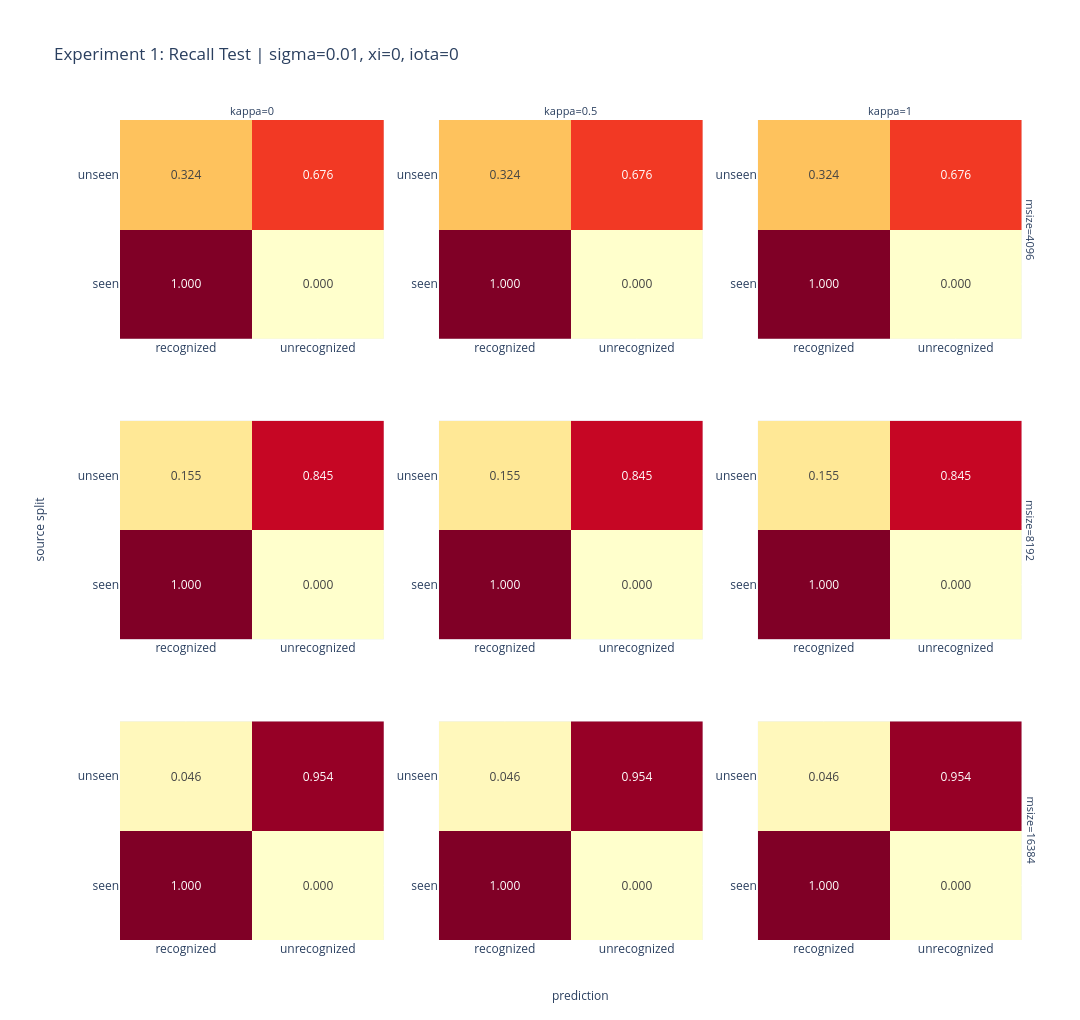

Here is the notebook cell this chart was saved with:
### Code cell
selected_sigma = sigma_values[0]
selected_xi = xi_values[0]
selected_iota = iota_values[0]
value_field = "rate"

subset = matrix_df[
    (matrix_df["sigma"] == selected_sigma)
    & (matrix_df["xi"] == selected_xi)
    & (matrix_df["iota"] == selected_iota)
].copy()

if subset.empty:
    raise ValueError(
        f"No data for sigma={selected_sigma:g}, xi={selected_xi:g}, iota={selected_iota:g}."
    )

subset["source"] = pd.Categorical(subset["source"], categories=source_order, ordered=True)
subset["outcome"] = pd.Categorical(subset["outcome"], categories=outcome_order, ordered=True)
subset = subset.sort_values(["memory_domain", "kappa", "source", "outcome"])

if value_field == "rate":
    zmin, zmax = 0.0, 1.0
    colorscale = "YlOrRd"
    colorbar_title = "rate"

    def formatter(value):
        return f"{value:.3f}"
else:
    zmin, zmax = 0, subset["count"].max()
    colorscale = "Blues"
    colorbar_title = "count"

    def formatter(value):
        return f"{int(value)}"

fig = make_subplots(
    rows=len(memory_domain_values),
    cols=len(kappa_values),
    row_titles=[f"msize={memory_domain}" for memory_domain in memory_domain_values],
    column_titles=[f"kappa={kappa:g}" for kappa in kappa_values],
    horizontal_spacing=0.06,
    vertical_spacing=0.10,
)

for row_number, memory_domain in enumerate(memory_domain_values, start=1):
    for col_number, kappa in enumerate(kappa_values, start=1):
        panel = subset[
            (subset["memory_domain"] == memory_domain)
            & (subset["kappa"] == kappa)
        ]

        if panel.empty:
            fig.add_annotation(
                row=row_number,
                col=col_number,
                text="sin datos",
                showarrow=False,
                font={"size": 11, "color": "gray"},
            )
            continue

        matrix_view = (
            panel.pivot(index="source", columns="outcome", values=value_field)
            .reindex(index=source_order, columns=outcome_order)
        )
        text_values = matrix_view.map(formatter)

        fig.add_trace(
            go.Heatmap(
                z=matrix_view.to_numpy(),
                x=outcome_order,
                y=source_order,
                zmin=zmin,
                zmax=zmax,
                colorscale=colorscale,
                showscale=False,
                text=text_values.to_numpy(),
                texttemplate="%{text}",
                hovertemplate=(
                    "source=%{y}<br>prediction=%{x}<br>"
                    + f"{colorbar_title}=%{{z}}<extra></extra>"
                ),
            ),
            row=row_number,
            col=col_number,
        )

fig.update_xaxes(title_text="")
fig.update_yaxes(title_text="")
fig.update_annotations(font={"size": 11})
fig.update_layout(
    title=(
        "Experiment 1: Recall Test"
        + f" | sigma={selected_sigma:g}, xi={selected_xi:g}, iota={selected_iota:g}"
    ),
    height=340 * len(memory_domain_values),
    width=360 * len(kappa_values),
    margin={"l": 120, "r": 40, "t": 120, "b": 80},
    annotations=[
        *fig.layout.annotations,
        dict(
            text="prediction",
            x=0.5,
            y=-0.08,
            xref="paper",
            yref="paper",
            showarrow=False,
            font={"size": 12},
        ),
        dict(
            text="source split",
            x=-0.10,
            y=0.5,
            xref="paper",
            yref="paper",
            textangle=-90,
            showarrow=False,
            font={"size": 12},
        ),
    ],
)
fig.show()

### Figure 1 — Plotly figure (JSON) as saved in the notebook; plotly's stock layout.template omitted (floating-point values rounded to 4 significant figures)
{"data": [{"colorscale": [[0, "rgb(255,255,204)"], [0.125, "rgb(255,237,160)"], [0.25, "rgb(254,217,118)"], [0.375, "rgb(254,178,76)"], [0.5, "rgb(253,141,60)"], [0.625, "rgb(252,78,42)"], [0.75, "rgb(227,26,28)"], [0.875, "rgb(189,0,38)"], [1, "rgb(128,0,38)"]], "hovertemplate": "source=%{y}<br>prediction=%{x}<br>rate=%{z}<extra></extra>", "showscale": false, "text": [["1.000", "0.000"], ["0.324", "0.676"]], "texttemplate": "%{text}", "type": "heatmap", "x": ["recognized", "unrecognized"], "xaxis": "x", "y": ["seen", "unseen"], "yaxis": "y", "z": [[1.0, 0.0], [0.3238, 0.6762]], "zmax": 1, "zmin": 0}, {"colorscale": [[0, "rgb(255,255,204)"], [0.125, "rgb(255,237,160)"], [0.25, "rgb(254,217,118)"], [0.375, "rgb(254,178,76)"], [0.5, "rgb(253,141,60)"], [0.625, "rgb(252,78,42)"], [0.75, "rgb(227,26,28)"], [0.875, "rgb(189,0,38)"], [1, "rgb(128,0,38)"]], "hovertemplate": "source=%{y}<br>prediction=%{x}<br>rate=%{z}<extra></extra>", "showscale": false, "text": [["1.000", "0.000"], ["0.324", "0.676"]], "texttemplate": "%{text}", "type": "heatmap", "x": ["recognized", "unrecognized"], "xaxis": "x2", "y": ["seen", "unseen"], "yaxis": "y2", "z": [[1.0, 0.0], [0.3238, 0.6762]], "zmax": 1, "zmin": 0}, {"colorscale": [[0, "rgb(255,255,204)"], [0.125, "rgb(255,237,160)"], [0.25, "rgb(254,217,118)"], [0.375, "rgb(254,178,76)"], [0.5, "rgb(253,141,60)"], [0.625, "rgb(252,78,42)"], [0.75, "rgb(227,26,28)"], [0.875, "rgb(189,0,38)"], [1, "rgb(128,0,38)"]], "hovertemplate": "source=%{y}<br>prediction=%{x}<br>rate=%{z}<extra></extra>", "showscale": false, "text": [["1.000", "0.000"], ["0.324", "0.676"]], "texttemplate": "%{text}", "type": "heatmap", "x": ["recognized", "unrecognized"], "xaxis": "x3", "y": ["seen", "unseen"], "yaxis": "y3", "z": [[1.0, 0.0], [0.3238, 0.6762]], "zmax": 1, "zmin": 0}, {"colorscale": [[0, "rgb(255,255,204)"], [0.125, "rgb(255,237,160)"], [0.25, "rgb(254,217,118)"], [0.375, "rgb(254,178,76)"], [0.5, "rgb(253,141,60)"], [0.625, "rgb(252,78,42)"], [0.75, "rgb(227,26,28)"], [0.875, "rgb(189,0,38)"], [1, "rgb(128,0,38)"]], "hovertemplate": "source=%{y}<br>prediction=%{x}<br>rate=%{z}<extra></extra>", "showscale": false, "text": [["1.000", "0.000"], ["0.155", "0.845"]], "texttemplate": "%{text}", "type": "heatmap", "x": ["recognized", "unrecognized"], "xaxis": "x4", "y": ["seen", "unseen"], "yaxis": "y4", "z": [[1.0, 0.0], [0.1552, 0.8448]], "zmax": 1, "zmin": 0}, {"colorscale": [[0, "rgb(255,255,204)"], [0.125, "rgb(255,237,160)"], [0.25, "rgb(254,217,118)"], [0.375, "rgb(254,178,76)"], [0.5, "rgb(253,141,60)"], [0.625, "rgb(252,78,42)"], [0.75, "rgb(227,26,28)"], [0.875, "rgb(189,0,38)"], [1, "rgb(128,0,38)"]], "hovertemplate": "source=%{y}<br>prediction=%{x}<br>rate=%{z}<extra></extra>", "showscale": false, "text": [["1.000", "0.000"], ["0.155", "0.845"]], "texttemplate": "%{text}", "type": "heatmap", "x": ["recognized", "unrecognized"], "xaxis": "x5", "y": ["seen", "unseen"], "yaxis": "y5", "z": [[1.0, 0.0], [0.1552, 0.8448]], "zmax": 1, "zmin": 0}, {"colorscale": [[0, "rgb(255,255,204)"], [0.125, "rgb(255,237,160)"], [0.25, "rgb(254,217,118)"], [0.375, "rgb(254,178,76)"], [0.5, "rgb(253,141,60)"], [0.625, "rgb(252,78,42)"], [0.75, "rgb(227,26,28)"], [0.875, "rgb(189,0,38)"], [1, "rgb(128,0,38)"]], "hovertemplate": "source=%{y}<br>prediction=%{x}<br>rate=%{z}<extra></extra>", "showscale": false, "text": [["1.000", "0.000"], ["0.155", "0.845"]], "texttemplate": "%{text}", "type": "heatmap", "x": ["recognized", "unrecognized"], "xaxis": "x6", "y": ["seen", "unseen"], "yaxis": "y6", "z": [[1.0, 0.0], [0.1552, 0.8448]], "zmax": 1, "zmin": 0}, {"colorscale": [[0, "rgb(255,255,204)"], [0.125, "rgb(255,237,160)"], [0.25, "rgb(254,217,118)"], [0.375, "rgb(254,178,76)"], [0.5, "rgb(253,141,60)"], [0.625, "rgb(252,78,42)"], [0.75, "rgb(227,26,28)"], [0.875, "rgb(189,0,38)"], [1, "rgb(128,0,38)"]], "hovertemplate": "source=%{y}<br>prediction=%{x}<br>rate=%{z}<extra></extra>", "showscale": false, "text": [["1.000", "0.000"], ["0.046", "0.954"]], "texttemplate": "%{text}", "type": "heatmap", "x": ["recognized", "unrecognized"], "xaxis": "x7", "y": ["seen", "unseen"], "yaxis": "y7", "z": [[1.0, 0.0], [0.04554, 0.9545]], "zmax": 1, "zmin": 0}, {"colorscale": [[0, "rgb(255,255,204)"], [0.125, "rgb(255,237,160)"], [0.25, "rgb(254,217,118)"], [0.375, "rgb(254,178,76)"], [0.5, "rgb(253,141,60)"], [0.625, "rgb(252,78,42)"], [0.75, "rgb(227,26,28)"], [0.875, "rgb(189,0,38)"], [1, "rgb(128,0,38)"]], "hovertemplate": "source=%{y}<br>prediction=%{x}<br>rate=%{z}<extra></extra>", "showscale": false, "text": [["1.000", "0.000"], ["0.046", "0.954"]], "texttemplate": "%{text}", "type": "heatmap", "x": ["recognized", "unrecognized"], "xaxis": "x8", "y": ["seen", "unseen"], "yaxis": "y8", "z": [[1.0, 0.0], [0.04554, 0.9545]], "zmax": 1, "zmin": 0}, {"colorscale": [[0, "rgb(255,255,204)"], [0.125, "rgb(255,237,160)"], [0.25, "rgb(254,217,118)"], [0.375, "rgb(254,178,76)"], [0.5, "rgb(253,141,60)"], [0.625, "rgb(252,78,42)"], [0.75, "rgb(227,26,28)"], [0.875, "rgb(189,0,38)"], [1, "rgb(128,0,38)"]], "hovertemplate": "source=%{y}<br>prediction=%{x}<br>rate=%{z}<extra></extra>", "showscale": false, "text": [["1.000", "0.000"], ["0.046", "0.954"]], "texttemplate": "%{text}", "type": "heatmap", "x": ["recognized", "unrecognized"], "xaxis": "x9", "y": ["seen", "unseen"], "yaxis": "y9", "z": [[1.0, 0.0], [0.04554, 0.9545]], "zmax": 1, "zmin": 0}], "layout": {"annotations": [{"font": {"size": 11}, "showarrow": false, "text": "kappa=0", "x": 0.1433, "xanchor": "center", "xref": "paper", "y": 1, "yanchor": "bottom", "yref": "paper"}, {"font": {"size": 11}, "showarrow": false, "text": "kappa=0.5", "x": 0.49, "xanchor": "center", "xref": "paper", "y": 1, "yanchor": "bottom", "yref": "paper"}, {"font": {"size": 11}, "showarrow": false, "text": "kappa=1", "x": 0.8367, "xanchor": "center", "xref": "paper", "y": 1, "yanchor": "bottom", "yref": "paper"}, {"font": {"size": 11}, "showarrow": false, "text": "msize=4096", "textangle": 90, "x": 0.98, "xanchor": "left", "xref": "paper", "y": 0.8667, "yanchor": "middle", "yref": "paper"}, {"font": {"size": 11}, "showarrow": false, "text": "msize=8192", "textangle": 90, "x": 0.98, "xanchor": "left", "xref": "paper", "y": 0.5, "yanchor": "middle", "yref": "paper"}, {"font": {"size": 11}, "showarrow": false, "text": "msize=16384", "textangle": 90, "x": 0.98, "xanchor": "left", "xref": "paper", "y": 0.1333, "yanchor": "middle", "yref": "paper"}, {"font": {"size": 12}, "showarrow": false, "text": "prediction", "x": 0.5, "xref": "paper", "y": -0.08, "yref": "paper"}, {"font": {"size": 12}, "showarrow": false, "text": "source split", "textangle": -90, "x": -0.1, "xref": "paper", "y": 0.5, "yref": "paper"}], "height": 1020, "margin": {"b": 80, "l": 120, "r": 40, "t": 120}, "title": {"text": "Experiment 1: Recall Test | sigma=0.01, xi=0, iota=0"}, "width": 1080, "xaxis": {"anchor": "y", "domain": [0, 0.2867], "title": {"text": ""}}, "xaxis2": {"anchor": "y2", "domain": [0.3467, 0.6333], "title": {"text": ""}}, "xaxis3": {"anchor": "y3", "domain": [0.6933, 0.98], "title": {"text": ""}}, "xaxis4": {"anchor": "y4", "domain": [0, 0.2867], "title": {"text": ""}}, "xaxis5": {"anchor": "y5", "domain": [0.3467, 0.6333], "title": {"text": ""}}, "xaxis6": {"anchor": "y6", "domain": [0.6933, 0.98], "title": {"text": ""}}, "xaxis7": {"anchor": "y7", "domain": [0, 0.2867], "title": {"text": ""}}, "xaxis8": {"anchor": "y8", "domain": [0.3467, 0.6333], "title": {"text": ""}}, "xaxis9": {"anchor": "y9", "domain": [0.6933, 0.98], "title": {"text": ""}}, "yaxis": {"anchor": "x", "domain": [0.7333, 1], "title": {"text": ""}}, "yaxis2": {"anchor": "x2", "domain": [0.7333, 1], "title": {"text": ""}}, "yaxis3": {"anchor": "x3", "domain": [0.7333, 1], "title": {"text": ""}}, "yaxis4": {"anchor": "x4", "domain": [0.3667, 0.6333], "title": {"text": ""}}, "yaxis5": {"anchor": "x5", "domain": [0.3667, 0.6333], "title": {"text": ""}}, "yaxis6": {"anchor": "x6", "domain": [0.3667, 0.6333], "title": {"text": ""}}, "yaxis7": {"anchor": "x7", "domain": [0, 0.2667], "title": {"text": ""}}, "yaxis8": {"anchor": "x8", "domain": [0, 0.2667], "title": {"text": ""}}, "yaxis9": {"anchor": "x9", "domain": [0, 0.2667], "title": {"text": ""}}}}
